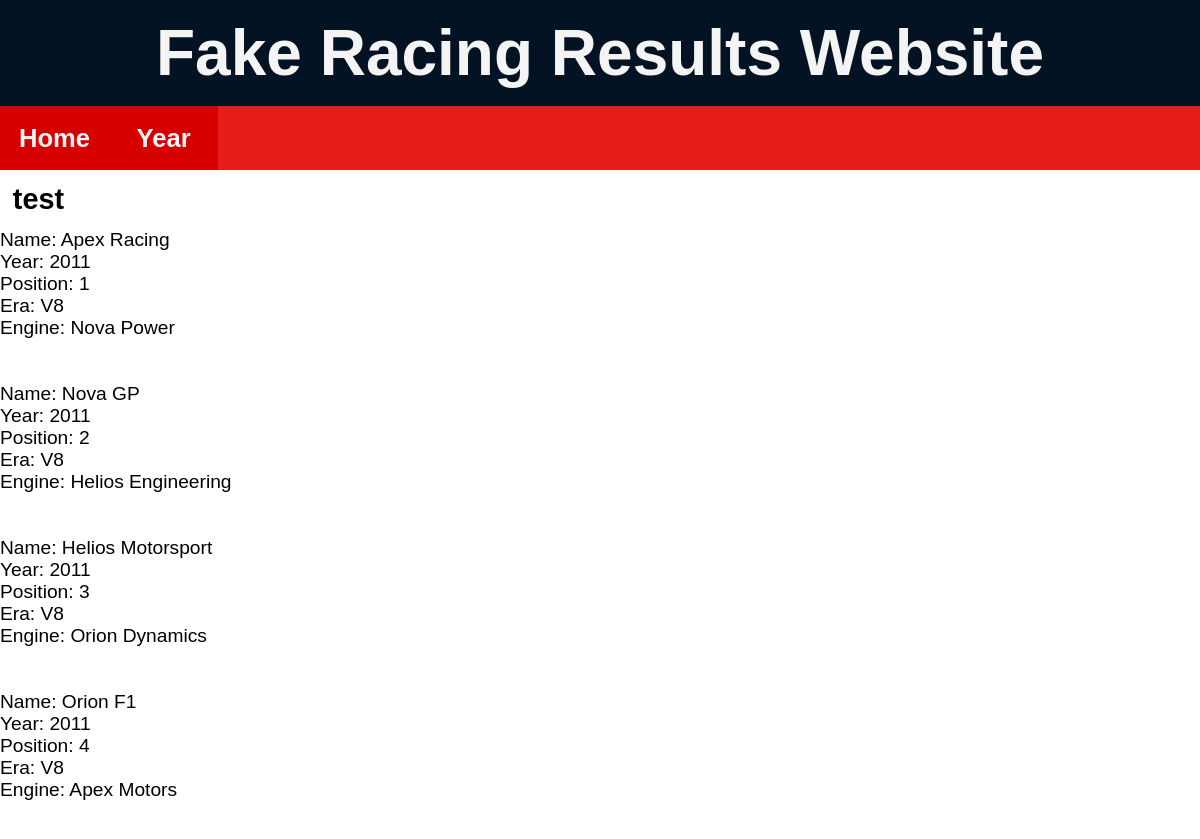
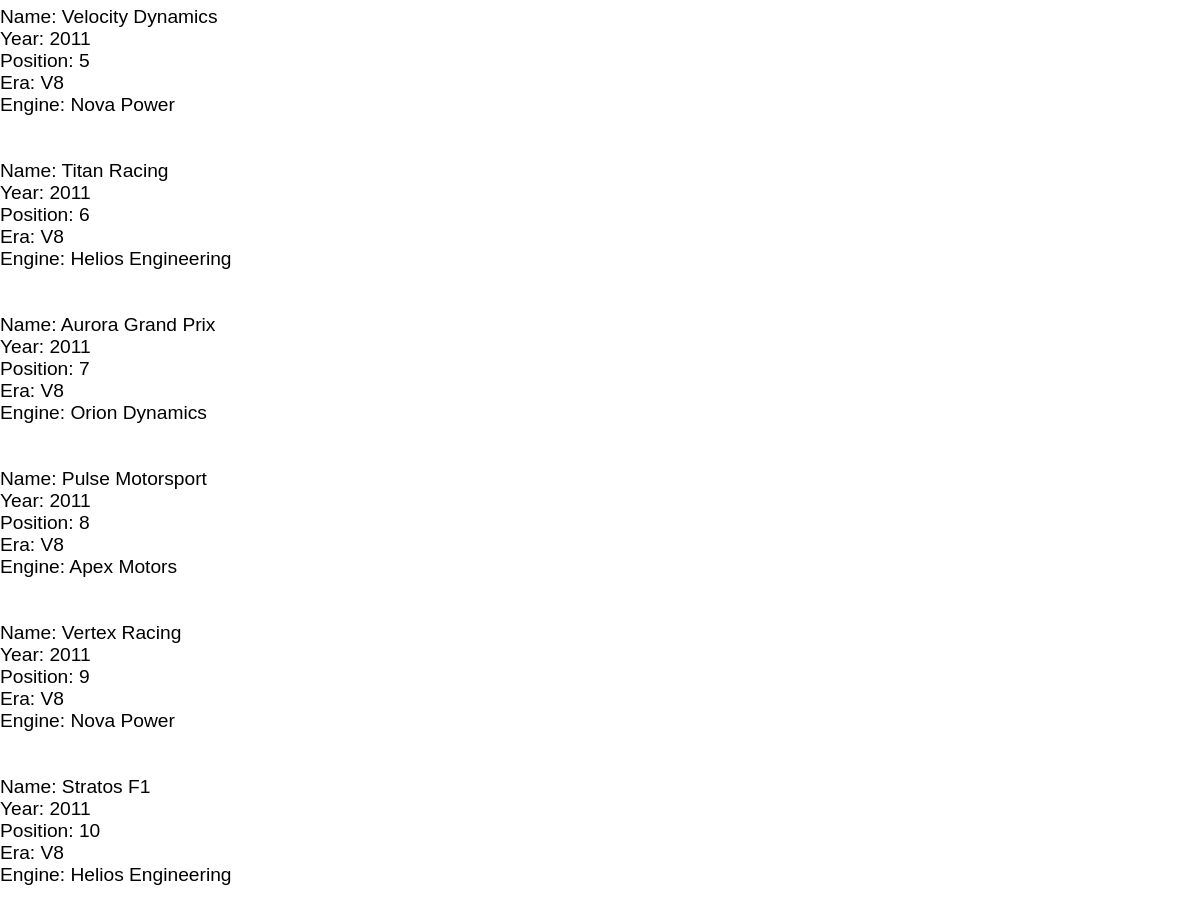
Screenshot of /years/2011 with the database file from the repository (2 pictures, top to bottom).
### basic_app.py (models this page shows)
class Base(DeclarativeBase):
    pass

class Teams(Base):
    __tablename__ = "team_performance"
    id: Mapped[int] = mapped_column(primary_key=True)
    name: Mapped[str] = mapped_column(String)
    engine_id: Mapped[int] = mapped_column(ForeignKey("engine_maker.id"))
    engine: Mapped[Engines] = relationship(back_populates="team_years")
    year: Mapped[int] = mapped_column(Integer)
    pos: Mapped[int] = mapped_column(Integer)
    era: Mapped[str] = mapped_column(String)

class Engines(Base):
    __tablename__ = "engine_maker"
    id: Mapped[int] = mapped_column(primary_key=True)
    name: Mapped[str] = mapped_column(String)
    team_years: Mapped[list["Teams"]] = relationship(back_populates="engine")

### basic_app.py (the view)
@app.route("/years/<int:year_results>")
def years(year_results):
    statement = select(Teams).where(Teams.year == year_results)
    statement = statement.order_by(Teams.pos)
    results = db.session.execute(statement).scalars()
    return render_template("year.html", data=results)

### templates/year.html
{%extends "layout.html"%}
{%block content%}
{%for item in data%}
Name: {{item.name}} <br>
Year: {{item.year}} <br>
Position: {{item.pos}} <br>
Era: {{item.era}} <br>
Engine: {{item.engine.name}} <br>
<br><br>
{%endfor%}
{%endblock%}

### static/css/style.css (style rules this page uses)
html, body { font-family: "Righteous", sans-serif; padding: 0%; margin: 0%; }
body { font-size: 1.2rem; }

### rows the page displays
Teams: name "Apex Racing", year "2011", pos "1", era "V8", engine.name "Nova Power"
Teams: name "Nova GP", year "2011", pos "2", era "V8", engine.name "Helios Engineering"
Teams: name "Helios Motorsport", year "2011", pos "3", era "V8", engine.name "Orion Dynamics"
Teams: name "Orion F1", year "2011", pos "4", era "V8", engine.name "Apex Motors"
Teams: name "Velocity Dynamics", year "2011", pos "5", era "V8", engine.name "Nova Power"
Teams: name "Titan Racing", year "2011", pos "6", era "V8", engine.name "Helios Engineering"
Teams: name "Aurora Grand Prix", year "2011", pos "7", era "V8", engine.name "Orion Dynamics"
Teams: name "Pulse Motorsport", year "2011", pos "8", era "V8", engine.name "Apex Motors"
Teams: name "Vertex Racing", year "2011", pos "9", era "V8", engine.name "Nova Power"
Teams: name "Stratos F1", year "2011", pos "10", era "V8", engine.name "Helios Engineering"
